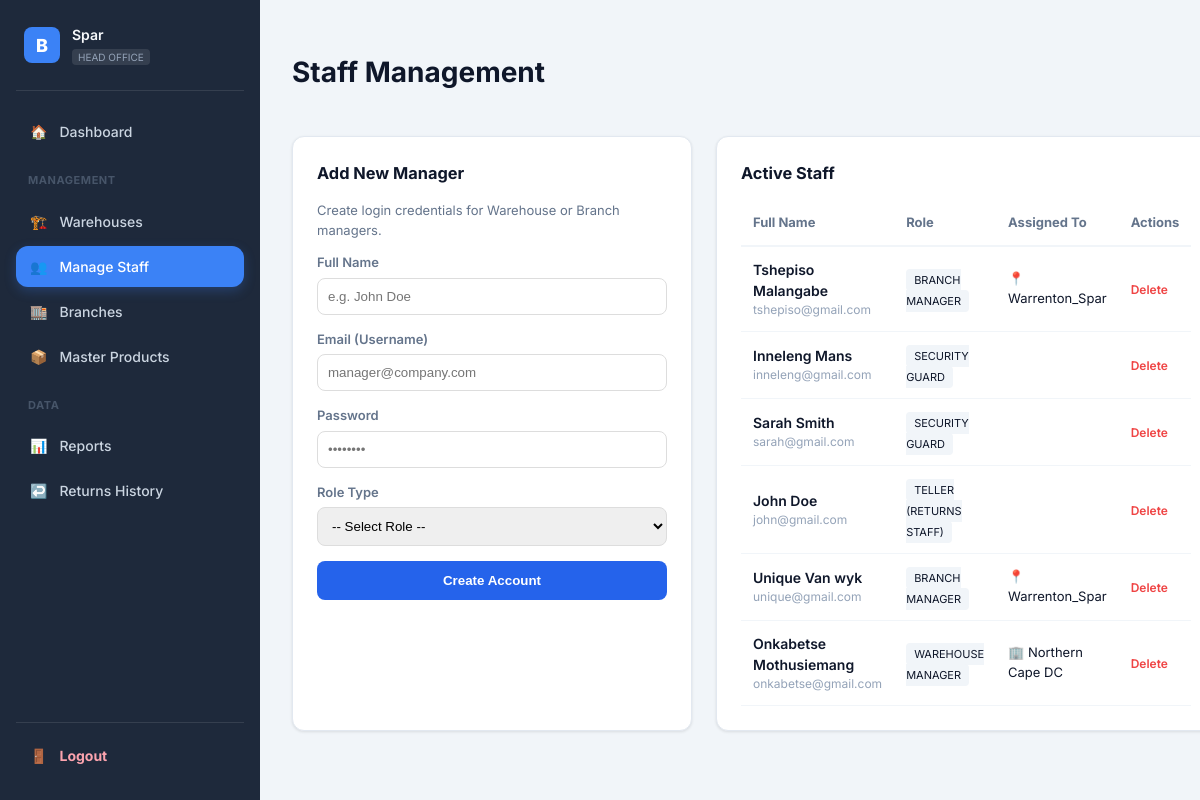
/dashboard/staff/ (signed in), run on the app's committed database.
### core/models.py (models this page shows, shortened)
class CustomUser(AbstractUser):
    ROLE_CHOICES = (
        ('company', 'Head Office'),
        ('warehouse', 'Warehouse Manager'),
        ('branch', 'Branch Manager'),
        ('teller', 'Teller (Returns Staff)'),
        ('guard', 'Security Guard'),  # ← new role
    )
    role = models.CharField(max_length=20, choices=ROLE_CHOICES, default='company')
    full_name = models.CharField(max_length=255, blank=True, null=True)
    company_name = models.CharField(max_length=255, blank=True, null=True)
    assigned_branch = models.ForeignKey('Branch', on_delete=models.SET_NULL, null=True, blank=True, related_name="staff")
    assigned_warehouse = models.ForeignKey('Warehouse', on_delete=models.SET_NULL, null=True, blank=True, related_name="staff")
    is_super_company = models.BooleanField(default=False)
    is_company_admin = models.BooleanField(default=False)
    is_verified = models.BooleanField(default=False)
    working_id = models.CharField(max_length=50, unique=True, null=True, blank=True)
    payfast_merchant_id = models.CharField(max_length=50, blank=True, null=True)
    merchant_key = models.CharField(max_length=255, blank=True, null=True)
    groups = models.ManyToManyField(Group, related_name="customuser_set", blank=True)
    user_permissions = models.ManyToManyField(Permission, related_name="customuser_set", blank=True)

class Branch(models.Model):
    company = models.ForeignKey(
        User,
        on_delete=models.CASCADE,
        related_name="branches",
        limit_choices_to={"is_company_admin": True}
    )
    name = models.CharField(max_length=255)
    province = models.CharField(max_length=100)
    town = models.CharField(max_length=100)
    is_active = models.BooleanField(default=True)
    created_at = models.DateTimeField(auto_now_add=True)
    wifi_ssid = models.CharField(max_length=255, null=True, blank=True)

class Warehouse(models.Model):
    company = models.ForeignKey(User, on_delete=models.CASCADE, related_name="warehouses")
    name = models.CharField(max_length=255)
    location = models.CharField(max_length=255)
    created_at = models.DateTimeField(auto_now_add=True)

### core/views.py (the view, shortened to what this page needs)
# urls.py: path('dashboard/staff/', views.manage_staff, name='manage_staff'),
@login_required
def manage_staff(request):
    if request.user.role != 'company':
        messages.error(request, "Access denied.")
        return redirect('dashboard')
    warehouses = Warehouse.objects.filter(company=request.user)
    branches = Branch.objects.filter(company=request.user)
    all_staff = User.objects.filter(
        Q(assigned_branch__company=request.user) |
        Q(assigned_warehouse__company=request.user)
    ).distinct().order_by('-date_joined')
    return render(request, "core/manage_staff.html", {
        "warehouses": warehouses,
        "branches": branches,
        "all_staff": all_staff,
        "active": "staff"
    })

### core/templates/core/manage_staff.html (shortened to what this page needs)
{% extends "core/base_dashboard.html" %}
{% block content %}
<div style="display: flex; justify-content: space-between; align-items: center; margin-bottom: 24px;">
    <h1>Staff Management</h1>
</div>
<div style="display: grid; grid-template-columns: 400px 1fr; gap: 24px;">
    <div class="panel">
        <h3 style="margin-top:0;">Add New Manager</h3>
        <p style="color: #64748b; font-size: 13px;">Create login credentials for Warehouse or Branch managers.</p>
        <form method="POST">
            <div style="margin-bottom:15px;">
                <label style="display:block; font-size:13px; font-weight:600; color:#64748b; margin-bottom:5px;">Full Name</label>
                <input type="text" name="full_name" placeholder="e.g. John Doe" required
                       style="width:100%; padding:10px; border-radius:8px; border:1px solid #ddd;">
            </div>
            <div style="margin-bottom:15px;">
                <label style="display:block; font-size:13px; font-weight:600; color:#64748b; margin-bottom:5px;">Email (Username)</label>
                <input type="email" name="email" placeholder="manager@company.com" required
                       style="width:100%; padding:10px; border-radius:8px; border:1px solid #ddd;">
            </div>
            <div style="margin-bottom:15px;">
                <label style="display:block; font-size:13px; font-weight:600; color:#64748b; margin-bottom:5px;">Password</label>
                <input type="password" name="password" placeholder="••••••••" required
                       style="width:100%; padding:10px; border-radius:8px; border:1px solid #ddd;">
            </div>
            <div style="margin-bottom:15px;">
                <label style="display:block; font-size:13px; font-weight:600; color:#64748b; margin-bottom:5px;">Role Type</label>
                <select name="role" id="roleSelect" onchange="toggleLocations()" required
                        style="width:100%; padding:10px; border-radius:8px; border:1px solid #ddd;">
                    <option value="">-- Select Role --</option>
                </select>
            </div>
            <button type="submit" style="width:100%; background:#2563eb; color:white; border:none; padding:12px; border-radius:8px; font-weight:600; cursor:pointer;">
                Create Account
            </button>
        </form>
    </div>
    <div class="panel">
        <h3 style="margin-top:0;">Active Staff</h3>
        <table style="width:100%; border-collapse: collapse;">
            <thead>
                <tr style="border-bottom: 2px solid #f1f5f9; text-align: left;">
                    <th style="padding:12px; font-size: 13px; color: #64748b;">Full Name</th>
                    <th style="padding:12px; font-size: 13px; color: #64748b;">Role</th>
                    <th style="padding:12px; font-size: 13px; color: #64748b;">Assigned To</th>
                    <th style="padding:12px; font-size: 13px; color: #64748b;">Actions</th>
                </tr>
            </thead>
            <tbody>
                {% for staff in all_staff %}
                <tr style="border-bottom: 1px solid #f1f5f9;">
                    <td style="padding:12px;">
                        <div style="font-weight: 600;">{{ staff.full_name }}</div>
                        <div style="font-size: 12px; color: #94a3b8;">{{ staff.email }}</div>
                    </td>
                    <td style="padding:12px;">
                        <span style="background: #f1f5f9; padding: 4px 8px; border-radius: 4px; font-size: 11px; text-transform: uppercase;">
                            {{ staff.get_role_display }}
                        </span>
                    </td>
                    <td style="padding:12px; font-size: 13px;">
                        {% if staff.role == 'warehouse' %}
                            🏢 {{ staff.assigned_warehouse.name }}
                        {% elif staff.role == 'branch' %}
                            📍 {{ staff.assigned_branch.name }}
                        {% endif %}
                    </td>
                    <td style="padding:12px;">
                        <a href="{% url 'delete_staff' staff.id %}"
                           onclick="return confirm('Are you sure you want to delete this manager?')"
                           style="color: #ef4444; font-size: 12px; text-decoration: none; font-weight: 600;">Delete</a>
                    </td>
                </tr>
                {% empty %}
                <tr>
                    <td colspan="4" style="padding:20px; text-align:center; color:#94a3b8;">No managers created yet.</td>
                </tr>
                {% endfor %}
            </tbody>
        </table>
    </div>
</div>
{% endblock %}

### core/templates/core/base_dashboard.html (shortened to what this page needs)
{% load static %}
<!DOCTYPE html>
<html lang="en">
<head>
</head>
<body>
  <div class="app">
    <aside class="sidebar">
      <div class="brand">
        <div class="logo">B</div>
        <div class="brand-info">
            <h2>{{ user.company_name|default:user.username }}</h2>
            <span class="role-badge">{{ user.get_role_display }}</span>
        </div>
      </div>
      <nav class="nav">
        <a href="{% url 'dashboard' %}" class="{% if active == 'dashboard' %}active{% endif %}">
          <span class="icon">🏠</span><span>Dashboard</span>
        </a>
        {% if user.role == 'company' %}
            <div class="nav-label">Management</div>
            <a href="{% url 'manage_warehouses' %}" class="{% if active == 'warehouses' %}active{% endif %}">
                <span class="icon">🏗️</span><span>Warehouses</span>
            </a>
            <a href="{% url 'manage_staff' %}" class="{% if active == 'staff' %}active{% endif %}">
                <span class="icon">👥</span><span>Manage Staff</span>
            </a>
            <a href="{% url 'branches_page' %}" class="{% if active == 'branches' %}active{% endif %}">
                <span class="icon">🏬</span><span>Branches</span>
            </a>
            <a href="{% url 'products_page' %}" class="{% if active == 'products' %}active{% endif %}">
                <span class="icon">📦</span><span>Master Products</span>
            </a>
        {% endif %}
        {% if user.role != 'teller' %}
            <div class="nav-label">Data</div>
            <a href="{% url 'stats_page' %}" class="{% if active == 'stats' %}active{% endif %}">
                <span class="icon">📊</span><span>Reports</span>
            </a>
            <a href="{% url 'returns_page' %}" class="{% if active == 'returns' %}active{% endif %}">
                <span class="icon">↩️</span><span>Returns History</span>
            </a>
        {% endif %}
        <div class="sidebar-footer">
          <a href="{% url 'logout' %}" class="logout-btn">
            <span class="icon">🚪</span><span><strong>Logout</strong></span>
          </a>
        </div>
      </nav>
    </aside>
    <main class="main">
      {% block content %}{% endblock %}
    </main>
  </div>
</body>
</html>

### core/templates/core/base_dashboard.html (style rules this page uses)
:root { --sidebar-bg: #1e293b; --sidebar-text: #f8fafc; --accent: #3b82f6; --danger: #ef4444; --success: #10b981; --muted: #64748b; --card-bg: #ffffff; --page-bg: #f1f5f9; --radius: 12px; --transition: all 0.2s ease; }
* { box-sizing: border-box; }
body { margin: 0; background: var(--page-bg); color: #0f172a; font-family: 'Inter', sans-serif; font-size: 14px; line-height: 1.5; }
.app { display: flex; min-height: 100vh; }
.sidebar { width: 260px; background: var(--sidebar-bg); color: var(--sidebar-text); padding: 24px 16px; position: fixed; left: 0; top: 0; bottom: 0; display: flex; flex-direction: column; z-index: 100; }
.brand { display: flex; align-items: center; gap: 12px; padding: 0 8px 24px 8px; border-bottom: 1px solid rgba(255,255,255,0.1); margin-bottom: 20px; }
.brand .logo { width: 36px; height: 36px; border-radius: 8px; background: var(--accent); display: flex; align-items: center; justify-content: center; color: #fff; font-weight: 800; font-size: 18px; }
.brand-info h2 { margin: 0; font-size: 14px; font-weight: 600; }
.role-badge { font-size: 10px; text-transform: uppercase; background: rgba(255,255,255,0.1); padding: 2px 6px; border-radius: 4px; color: #94a3b8; }
.nav { flex: 1; display: flex; flex-direction: column; gap: 4px; }
.nav-label { font-size: 11px; font-weight: 700; color: #475569; text-transform: uppercase; margin: 16px 12px 8px; letter-spacing: 0.05em; }
.nav a { display: flex; gap: 12px; align-items: center; padding: 10px 14px; color: #cbd5e1; text-decoration: none; border-radius: var(--radius); font-weight: 500; transition: var(--transition); }
.nav a.active { background: var(--accent); color: #fff; box-shadow: 0 4px 12px rgba(59, 130, 246, 0.25); }
.sidebar-footer { margin-top: auto; padding-top: 12px; border-top: 1px solid rgba(255,255,255,0.1); }
.logout-btn { color: #fda4af !important; }
.main { margin-left: 260px; padding: 32px; width: calc(100% - 260px); min-height: 100vh; }
.panel { background: var(--card-bg); padding: 24px; border-radius: var(--radius); box-shadow: 0 1px 3px rgba(0,0,0,0.1); border: 1px solid #e2e8f0; }

### data on the page
CustomUser: company_name "Spar", role "HEAD OFFICE"
CustomUser: full_name "Tshepiso Malangabe", email "tshepiso@gmail.com", role "BRANCH MANAGER", assigned_branch.name "Warrenton_Spar"
CustomUser: full_name "Inneleng Mans", email "inneleng@gmail.com", role "SECURITY GUARD"
CustomUser: full_name "Sarah Smith", email "sarah@gmail.com", role "SECURITY GUARD"
CustomUser: full_name "John Doe", email "john@gmail.com", role "TELLER (RETURNS STAFF)"
CustomUser: full_name "Unique Van wyk", email "unique@gmail.com", role "BRANCH MANAGER", assigned_branch.name "Warrenton_Spar"
CustomUser: full_name "Onkabetse Mothusiemang", email "onkabetse@gmail.com", role "WAREHOUSE MANAGER", assigned_warehouse.name "Northern Cape DC"
